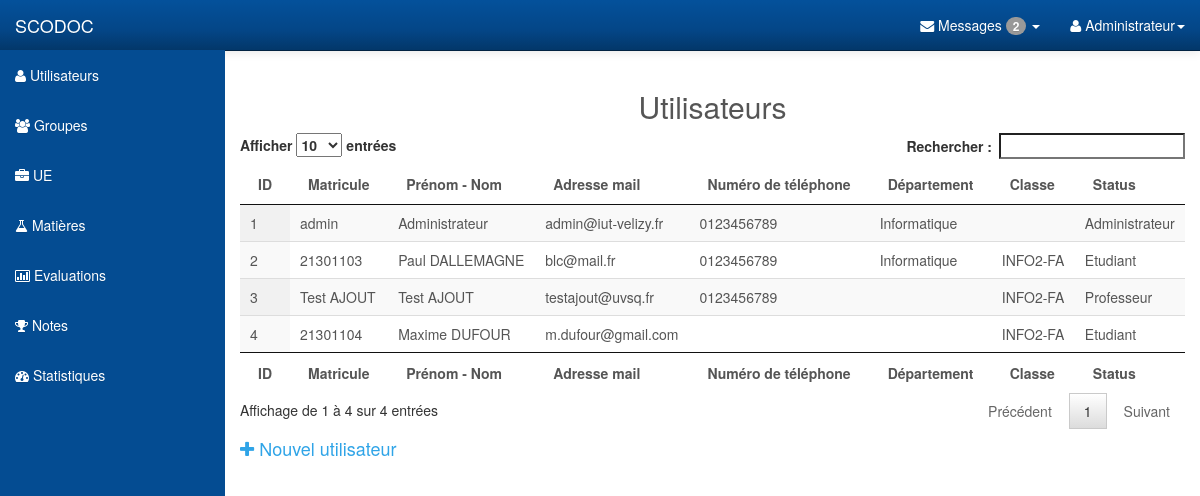
The page /users.php (signed in) on the database as committed earlier.
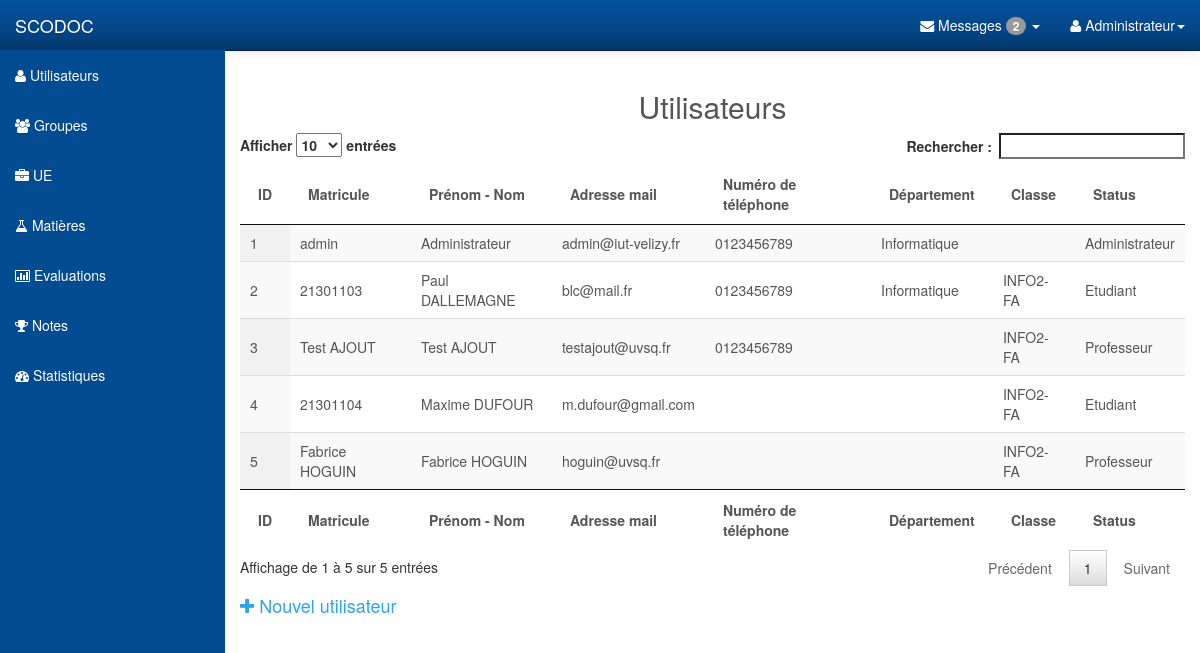
The same page on the database as committed later.
### tables this page shows
CREATE TABLE IF NOT EXISTS `users` (
  `id` int(11) NOT NULL AUTO_INCREMENT,
  `name` varchar(25) NOT NULL,
  `login` varchar(20) NOT NULL,
  `phone` varchar(10) NOT NULL,
  `passwd` varchar(32) NOT NULL,
  `mail` varchar(55) NOT NULL,
  `dept_id` int(11) DEFAULT NULL,
  `group_id` int(11) DEFAULT NULL,
  `rank` int(1) NOT NULL DEFAULT '0',
  PRIMARY KEY (`id`),
  UNIQUE KEY `login` (`login`)
);

CREATE TABLE IF NOT EXISTS `departments` (
  `id` int(11) NOT NULL AUTO_INCREMENT,
  `name` varchar(25) DEFAULT NULL,
  `admin_id` int(11) DEFAULT NULL,
  PRIMARY KEY (`id`)
);

CREATE TABLE IF NOT EXISTS `groups` (
  `id` int(11) NOT NULL AUTO_INCREMENT,
  `group_name` varchar(25) DEFAULT NULL,
  `dept_id` int(11) DEFAULT NULL,
  PRIMARY KEY (`id`)
);

### get_departments.php (called while the page is built, shortened)
<?php
	function get_department($dept_id)
	{
		include("pdo.php");
		$req=$pdo->prepare('SELECT name FROM departments WHERE id= ?');
		$req->execute(array($dept_id));
		$data=$req->fetch();
		$name=$data["name"];
		return $name;
	}
?>

### get_groups.php (called while the page is built, shortened)
<?php
	function get_group($group_id)
	{
		include("pdo.php");
		$req=$pdo->prepare('SELECT group_name FROM groups WHERE id= ?');
		$req->execute(array($group_id));
		$data=$req->fetch();
		$name=$data["group_name"];
		return $name;
	}
?>

### get_users.php (the view, shortened to what this page needs)
<?php
	function get_all_users()
	{
		include("pdo.php");
		include("get_departments.php");
		include("get_groups.php");
		$req=$pdo->query('SELECT * FROM users');
		while ($data=$req->fetch())
		{
			echo '<tr>';
			echo '<td>'.$data["id"].'</td>';
			echo '<td>'.$data["login"].'</td>';
			echo '<td>'.$data["name"].'</td>';
			echo '<td>'.$data["mail"].'</td>';
			echo '<td>'.$data["phone"].'</td>';
			echo '<td>'.get_department($data["dept_id"]).'</td>';
			echo '<td>'.get_group($data["group_id"]).'</td>';
			if ($data["rank"]==0)
			{
				echo '<td>Etudiant</td>';
			}
			else if($data["rank"]==1)
			{
				echo '<td>Professeur</td>';
			}
			else
			{
				echo '<td>Administrateur</td>';
			}
			echo '</tr>';
		}
	}
?>

### users.php (shortened to what this page needs)
<?php
	if ($_SESSION["rank"]==2)
	{
?>
<!DOCTYPE html>
<html lang="en">
<head>
    <link rel="stylesheet" type="text/css" href="bootstrap/css/bootstrap.min.css" />
    <link rel="stylesheet" type="text/css" href="font-awesome/css/font-awesome.min.css" />
    <link rel="stylesheet" type="text/css" href="css/local.css" />
	<link rel="stylesheet" type="text/css" href="css/dataTables-utilisateur.css" />
</head>
<body>
    <div id="wrapper">
        <?php include("nav.php"); include("get_users.php");?>
		<div class="row text-center">
			<h2>Utilisateurs</h2>
		</div>
		<div class="row center-block">
            <div class="col-lg-12 ">
				<table id="example" class="display" cellspacing="0" width="100%">
					<thead>
						<tr>
							<th>ID</th>
							<th>Matricule</th>
							<th>Prénom - Nom</th>
							<th>Adresse mail</th>
							<th>Numéro de téléphone</th>
							<th>Département</th>
							<th>Classe</th>
							<th>Status</th>
						</tr>
					</thead>
					<tfoot>
						<tr>
							<th>ID</th>
							<th>Matricule</th>
							<th>Prénom - Nom</th>
							<th>Adresse mail</th>
							<th>Numéro de téléphone</th>
							<th>Département</th>
							<th>Classe</th>
							<th>Status</th>
						</tr>
					</tfoot>
					<tbody>
					<?php get_all_users(); ?>
					</tbody>
				</table>
            </div>
        </div>
		<div class="row center-block">
			<div class="col-lg-6 text-left">
				<h4><a href="add_user.php"><i class="fa fa-plus"></i> Nouvel utilisateur</a></h4>
			</div>
		</div>
    </div>
</body>
</html>
<?php
}

Rows that differ between the two databases and show on the page:
added users: id "5", login "Fabrice HOGUIN", name "Fabrice HOGUIN", mail "hoguin@uvsq.fr", group.group_name "INFO2-FA", rank "Professeur"
Other text that changed with them:
text written by a page script: "Afficher entrées Rechercher : Affichage de 1 à 4 sur 4 entrées Précédent 1 Suivant" → "Afficher entrées Rechercher : Affichage de 1 à 5 sur 5 entrées Précédent 1 Suivant"
